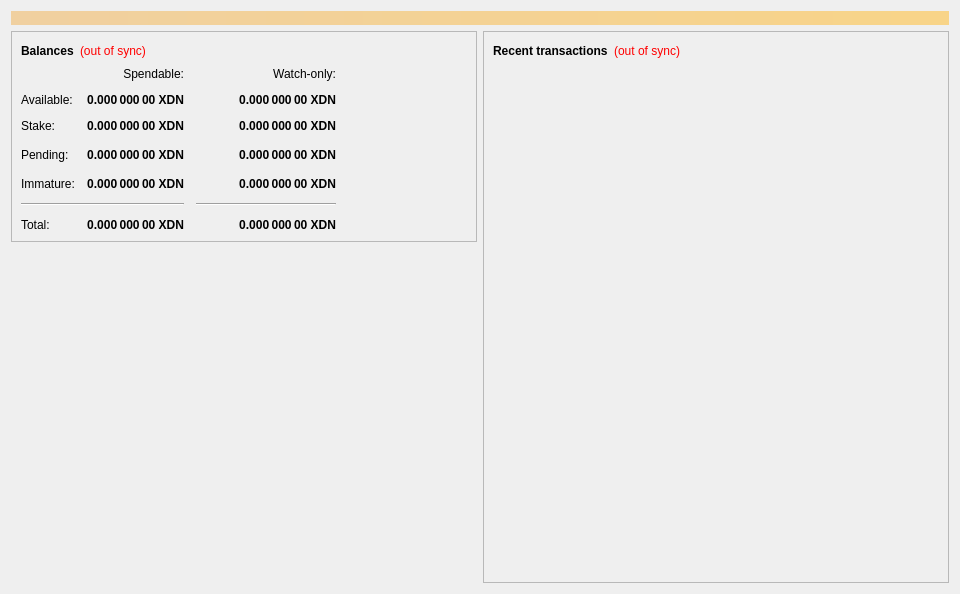
<?xml version="1.0" encoding="UTF-8"?>
<ui version="4.0">
 <class>OverviewPage</class>
 <widget class="QWidget" name="OverviewPage">
  <property name="geometry">
   <rect>
    <x>0</x>
    <y>0</y>
    <width>960</width>
    <height>594</height>
   </rect>
  </property>
  <property name="minimumSize">
   <size>
    <width>960</width>
    <height>0</height>
   </size>
  </property>
  <property name="windowTitle">
   <string>Form</string>
  </property>
  <property name="styleSheet">
   <string notr="true"/>
  </property>
  <layout class="QVBoxLayout" name="topLayout">
   <item>
    <widget class="QLabel" name="labelAlerts">
     <property name="visible">
      <bool>false</bool>
     </property>
     <property name="styleSheet">
      <string notr="true">background-color: qlineargradient(x1: 0, y1: 0, x2: 1, y2: 0, stop:0 #F0D0A0, stop:1 #F8D488); color:#000000;</string>
     </property>
     <property name="wordWrap">
      <bool>true</bool>
     </property>
     <property name="margin">
      <number>3</number>
     </property>
    </widget>
   </item>
   <item>
    <layout class="QHBoxLayout" name="horizontalLayout" stretch="1,1">
     <item>
      <layout class="QVBoxLayout" name="verticalLayout_2">
       <item>
        <widget class="QFrame" name="frame">
         <property name="frameShape">
          <enum>QFrame::StyledPanel</enum>
         </property>
         <property name="frameShadow">
          <enum>QFrame::Raised</enum>
         </property>
         <layout class="QVBoxLayout" name="verticalLayout_4">
          <item>
           <layout class="QHBoxLayout" name="horizontalLayout_4">
            <item>
             <widget class="QLabel" name="label_5">
              <property name="font">
               <font>
                <weight>75</weight>
                <bold>true</bold>
               </font>
              </property>
              <property name="text">
               <string>Balances</string>
              </property>
             </widget>
            </item>
            <item>
             <widget class="QLabel" name="labelWalletStatus">
              <property name="cursor">
               <cursorShape>WhatsThisCursor</cursorShape>
              </property>
              <property name="toolTip">
               <string>The displayed information may be out of date. Your wallet automatically synchronizes with the DigitalNote network after a connection is established, but this process has not completed yet.</string>
              </property>
              <property name="styleSheet">
               <string notr="true">QLabel { color: red; }</string>
              </property>
              <property name="text">
               <string notr="true">(out of sync)</string>
              </property>
              <property name="alignment">
               <set>Qt::AlignLeading|Qt::AlignLeft|Qt::AlignVCenter</set>
              </property>
             </widget>
            </item>
            <item>
             <spacer name="horizontalSpacer_3">
              <property name="orientation">
               <enum>Qt::Horizontal</enum>
              </property>
              <property name="sizeHint" stdset="0">
               <size>
                <width>40</width>
                <height>20</height>
               </size>
              </property>
             </spacer>
            </item>
           </layout>
          </item>
          <item>
           <layout class="QGridLayout" name="gridLayout">
            <property name="spacing">
             <number>12</number>
            </property>
            <item row="3" column="2">
             <widget class="QLabel" name="labelWatchPending">
              <property name="font">
               <font>
                <weight>75</weight>
                <bold>true</bold>
               </font>
              </property>
              <property name="cursor">
               <cursorShape>IBeamCursor</cursorShape>
              </property>
              <property name="toolTip">
               <string>Unconfirmed transactions to watch-only addresses</string>
              </property>
              <property name="text">
               <string notr="true">0.000 000 00 XDN</string>
              </property>
              <property name="alignment">
               <set>Qt::AlignRight|Qt::AlignTrailing|Qt::AlignVCenter</set>
              </property>
              <property name="textInteractionFlags">
               <set>Qt::LinksAccessibleByMouse|Qt::TextSelectableByKeyboard|Qt::TextSelectableByMouse</set>
              </property>
             </widget>
            </item>
            <item row="3" column="1">
             <widget class="QLabel" name="labelUnconfirmed">
              <property name="font">
               <font>
                <weight>75</weight>
                <bold>true</bold>
               </font>
              </property>
              <property name="cursor">
               <cursorShape>IBeamCursor</cursorShape>
              </property>
              <property name="toolTip">
               <string>Total of transactions that have yet to be confirmed, and do not yet count toward the spendable balance</string>
              </property>
              <property name="text">
               <string notr="true">0.000 000 00 XDN</string>
              </property>
              <property name="alignment">
               <set>Qt::AlignRight|Qt::AlignTrailing|Qt::AlignVCenter</set>
              </property>
              <property name="textInteractionFlags">
               <set>Qt::LinksAccessibleByMouse|Qt::TextSelectableByKeyboard|Qt::TextSelectableByMouse</set>
              </property>
             </widget>
            </item>
            <item row="4" column="2">
             <widget class="QLabel" name="labelWatchImmature">
              <property name="font">
               <font>
                <weight>75</weight>
                <bold>true</bold>
               </font>
              </property>
              <property name="cursor">
               <cursorShape>IBeamCursor</cursorShape>
              </property>
              <property name="toolTip">
               <string>Mined balance in watch-only addresses that has not yet matured</string>
              </property>
              <property name="text">
               <string notr="true">0.000 000 00 XDN</string>
              </property>
              <property name="alignment">
               <set>Qt::AlignRight|Qt::AlignTrailing|Qt::AlignVCenter</set>
              </property>
              <property name="textInteractionFlags">
               <set>Qt::LinksAccessibleByMouse|Qt::TextSelectableByKeyboard|Qt::TextSelectableByMouse</set>
              </property>
             </widget>
            </item>
            <item row="5" column="0" colspan="2">
             <widget class="Line" name="lineSpendableBalance">
              <property name="sizePolicy">
               <sizepolicy hsizetype="MinimumExpanding" vsizetype="Fixed">
                <horstretch>0</horstretch>
                <verstretch>0</verstretch>
               </sizepolicy>
              </property>
              <property name="orientation">
               <enum>Qt::Horizontal</enum>
              </property>
             </widget>
            </item>
            <item row="5" column="2">
             <widget class="Line" name="lineWatchBalance">
              <property name="sizePolicy">
               <sizepolicy hsizetype="Preferred" vsizetype="Fixed">
                <horstretch>0</horstretch>
                <verstretch>0</verstretch>
               </sizepolicy>
              </property>
              <property name="minimumSize">
               <size>
                <width>140</width>
                <height>0</height>
               </size>
              </property>
              <property name="orientation">
               <enum>Qt::Horizontal</enum>
              </property>
             </widget>
            </item>
            <item row="6" column="0">
             <widget class="QLabel" name="labelTotalText">
              <property name="text">
               <string>Total:</string>
              </property>
             </widget>
            </item>
            <item row="4" column="1">
             <widget class="QLabel" name="labelImmature">
              <property name="font">
               <font>
                <weight>75</weight>
                <bold>true</bold>
               </font>
              </property>
              <property name="cursor">
               <cursorShape>IBeamCursor</cursorShape>
              </property>
              <property name="toolTip">
               <string>Mined balance that has not yet matured</string>
              </property>
              <property name="text">
               <string notr="true">0.000 000 00 XDN</string>
              </property>
              <property name="alignment">
               <set>Qt::AlignRight|Qt::AlignTrailing|Qt::AlignVCenter</set>
              </property>
              <property name="textInteractionFlags">
               <set>Qt::LinksAccessibleByMouse|Qt::TextSelectableByKeyboard|Qt::TextSelectableByMouse</set>
              </property>
             </widget>
            </item>
            <item row="3" column="3">
             <spacer name="horizontalSpacer_2">
              <property name="orientation">
               <enum>Qt::Horizontal</enum>
              </property>
              <property name="sizeHint" stdset="0">
               <size>
                <width>40</width>
                <height>20</height>
               </size>
              </property>
             </spacer>
            </item>
            <item row="4" column="0">
             <widget class="QLabel" name="labelImmatureText">
              <property name="text">
               <string>Immature:</string>
              </property>
             </widget>
            </item>
            <item row="6" column="1">
             <widget class="QLabel" name="labelTotal">
              <property name="font">
               <font>
                <weight>75</weight>
                <bold>true</bold>
               </font>
              </property>
              <property name="cursor">
               <cursorShape>IBeamCursor</cursorShape>
              </property>
              <property name="toolTip">
               <string>Your current total balance</string>
              </property>
              <property name="text">
               <string notr="true">0.000 000 00 XDN</string>
              </property>
              <property name="alignment">
               <set>Qt::AlignRight|Qt::AlignTrailing|Qt::AlignVCenter</set>
              </property>
              <property name="textInteractionFlags">
               <set>Qt::LinksAccessibleByMouse|Qt::TextSelectableByKeyboard|Qt::TextSelectableByMouse</set>
              </property>
             </widget>
            </item>
            <item row="6" column="2">
             <widget class="QLabel" name="labelWatchTotal">
              <property name="font">
               <font>
                <weight>75</weight>
                <bold>true</bold>
               </font>
              </property>
              <property name="cursor">
               <cursorShape>IBeamCursor</cursorShape>
              </property>
              <property name="toolTip">
               <string>Current total balance in watch-only addresses</string>
              </property>
              <property name="text">
               <string notr="true">0.000 000 00 XDN</string>
              </property>
              <property name="alignment">
               <set>Qt::AlignRight|Qt::AlignTrailing|Qt::AlignVCenter</set>
              </property>
              <property name="textInteractionFlags">
               <set>Qt::LinksAccessibleByMouse|Qt::TextSelectableByKeyboard|Qt::TextSelectableByMouse</set>
              </property>
             </widget>
            </item>
            <item row="0" column="2">
             <widget class="QLabel" name="labelWatchonly">
              <property name="text">
               <string>Watch-only:</string>
              </property>
              <property name="alignment">
               <set>Qt::AlignRight|Qt::AlignTrailing|Qt::AlignVCenter</set>
              </property>
             </widget>
            </item>
            <item row="1" column="0">
             <widget class="QLabel" name="labelBalanceText">
              <property name="text">
               <string>Available:</string>
              </property>
             </widget>
            </item>
            <item row="1" column="1">
             <widget class="QLabel" name="labelBalance">
              <property name="font">
               <font>
                <weight>75</weight>
                <bold>true</bold>
               </font>
              </property>
              <property name="cursor">
               <cursorShape>IBeamCursor</cursorShape>
              </property>
              <property name="toolTip">
               <string>Your current spendable balance</string>
              </property>
              <property name="text">
               <string notr="true">0.000 000 00 XDN</string>
              </property>
              <property name="alignment">
               <set>Qt::AlignRight|Qt::AlignTrailing|Qt::AlignVCenter</set>
              </property>
              <property name="textInteractionFlags">
               <set>Qt::LinksAccessibleByMouse|Qt::TextSelectableByKeyboard|Qt::TextSelectableByMouse</set>
              </property>
             </widget>
            </item>
            <item row="2" column="0">
             <widget class="QLabel" name="label_10">
              <property name="text">
               <string>Stake:</string>
              </property>
             </widget>
            </item>
            <item row="2" column="1">
             <widget class="QLabel" name="labelStake">
              <property name="font">
               <font>
                <weight>75</weight>
                <bold>true</bold>
               </font>
              </property>
              <property name="cursor">
               <cursorShape>IBeamCursor</cursorShape>
              </property>
              <property name="toolTip">
               <string>Total of coins that was staked, and do not yet count toward the current balance</string>
              </property>
              <property name="text">
               <string notr="true">0.000 000 00 XDN</string>
              </property>
              <property name="alignment">
               <set>Qt::AlignRight|Qt::AlignTrailing|Qt::AlignVCenter</set>
              </property>
              <property name="textInteractionFlags">
               <set>Qt::LinksAccessibleByMouse|Qt::TextSelectableByKeyboard|Qt::TextSelectableByMouse</set>
              </property>
             </widget>
            </item>
            <item row="2" column="2">
             <widget class="QLabel" name="labelWatchStake">
              <property name="font">
               <font>
                <weight>75</weight>
                <bold>true</bold>
               </font>
              </property>
              <property name="cursor">
               <cursorShape>IBeamCursor</cursorShape>
              </property>
              <property name="toolTip">
               <string>Total of coins that was staked in watch-only addresses, and do not yet count toward the current watch-only balance</string>
              </property>
              <property name="text">
               <string notr="true">0.000 000 00 XDN</string>
              </property>
              <property name="alignment">
               <set>Qt::AlignRight|Qt::AlignTrailing|Qt::AlignVCenter</set>
              </property>
              <property name="textInteractionFlags">
               <set>Qt::LinksAccessibleByMouse|Qt::TextSelectableByKeyboard|Qt::TextSelectableByMouse</set>
              </property>
             </widget>
            </item>
            <item row="1" column="2">
             <widget class="QLabel" name="labelWatchAvailable">
              <property name="font">
               <font>
                <weight>75</weight>
                <bold>true</bold>
               </font>
              </property>
              <property name="cursor">
               <cursorShape>IBeamCursor</cursorShape>
              </property>
              <property name="toolTip">
               <string>Your current balance in watch-only addresses</string>
              </property>
              <property name="text">
               <string notr="true">0.000 000 00 XDN</string>
              </property>
              <property name="alignment">
               <set>Qt::AlignRight|Qt::AlignTrailing|Qt::AlignVCenter</set>
              </property>
              <property name="textInteractionFlags">
               <set>Qt::LinksAccessibleByMouse|Qt::TextSelectableByKeyboard|Qt::TextSelectableByMouse</set>
              </property>
             </widget>
            </item>
            <item row="3" column="0">
             <widget class="QLabel" name="labelPendingText">
              <property name="text">
               <string>Pending:</string>
              </property>
             </widget>
            </item>
            <item row="0" column="1">
             <widget class="QLabel" name="labelSpendable">
              <property name="text">
               <string>Spendable:</string>
              </property>
              <property name="alignment">
               <set>Qt::AlignRight|Qt::AlignTrailing|Qt::AlignVCenter</set>
              </property>
             </widget>
            </item>
           </layout>
          </item>
         </layout>
        </widget>
       </item>
       <item>
        <spacer name="verticalSpacer">
         <property name="orientation">
          <enum>Qt::Vertical</enum>
         </property>
         <property name="sizeHint" stdset="0">
          <size>
           <width>20</width>
           <height>40</height>
          </size>
         </property>
        </spacer>
       </item>
      </layout>
     </item>
     <item>
      <layout class="QVBoxLayout" name="verticalLayout_3">
       <item>
        <widget class="QFrame" name="frame_2">
         <property name="frameShape">
          <enum>QFrame::StyledPanel</enum>
         </property>
         <property name="frameShadow">
          <enum>QFrame::Raised</enum>
         </property>
         <layout class="QVBoxLayout" name="verticalLayout">
          <item>
           <layout class="QHBoxLayout" name="horizontalLayout_2">
            <item>
             <widget class="QLabel" name="label_4">
              <property name="font">
               <font>
                <weight>75</weight>
                <bold>true</bold>
               </font>
              </property>
              <property name="text">
               <string>Recent transactions</string>
              </property>
             </widget>
            </item>
            <item>
             <widget class="QLabel" name="labelTransactionsStatus">
              <property name="cursor">
               <cursorShape>WhatsThisCursor</cursorShape>
              </property>
              <property name="toolTip">
               <string>The displayed information may be out of date. Your wallet automatically synchronizes with the DigitalNote network after a connection is established, but this process has not completed yet.</string>
              </property>
              <property name="styleSheet">
               <string notr="true">QLabel { color: red; }</string>
              </property>
              <property name="text">
               <string notr="true">(out of sync)</string>
              </property>
              <property name="alignment">
               <set>Qt::AlignRight|Qt::AlignTrailing|Qt::AlignVCenter</set>
              </property>
             </widget>
            </item>
            <item>
             <spacer name="horizontalSpacer">
              <property name="orientation">
               <enum>Qt::Horizontal</enum>
              </property>
              <property name="sizeHint" stdset="0">
               <size>
                <width>40</width>
                <height>20</height>
               </size>
              </property>
             </spacer>
            </item>
           </layout>
          </item>
          <item>
           <widget class="QListView" name="listTransactions">
            <property name="styleSheet">
             <string notr="true">QListView { background: transparent; }</string>
            </property>
            <property name="frameShape">
             <enum>QFrame::NoFrame</enum>
            </property>
            <property name="verticalScrollBarPolicy">
             <enum>Qt::ScrollBarAlwaysOff</enum>
            </property>
            <property name="horizontalScrollBarPolicy">
             <enum>Qt::ScrollBarAlwaysOff</enum>
            </property>
            <property name="selectionMode">
             <enum>QAbstractItemView::NoSelection</enum>
            </property>
           </widget>
          </item>
         </layout>
        </widget>
       </item>
      </layout>
     </item>
    </layout>
   </item>
  </layout>
 </widget>
 <resources/>
 <connections/>
</ui>
